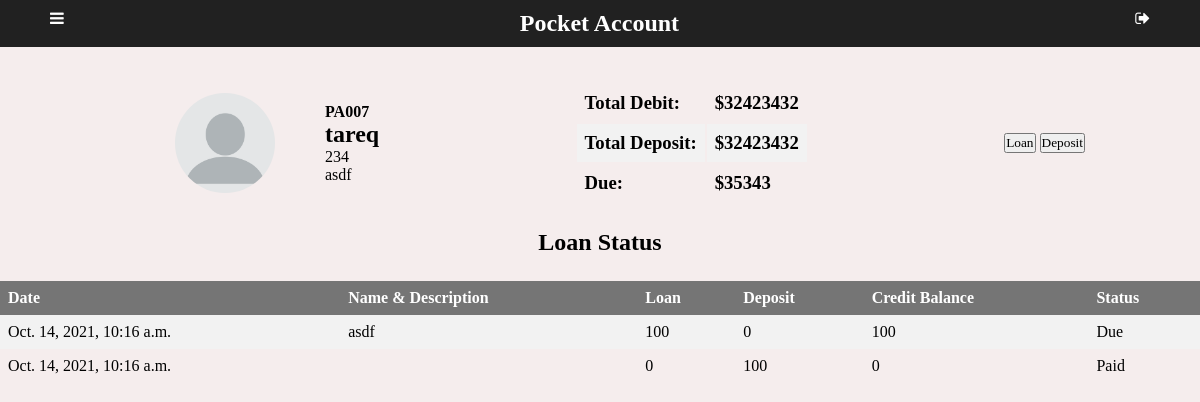
Page /debtorprofile/7 (signed in) on the earlier database version.
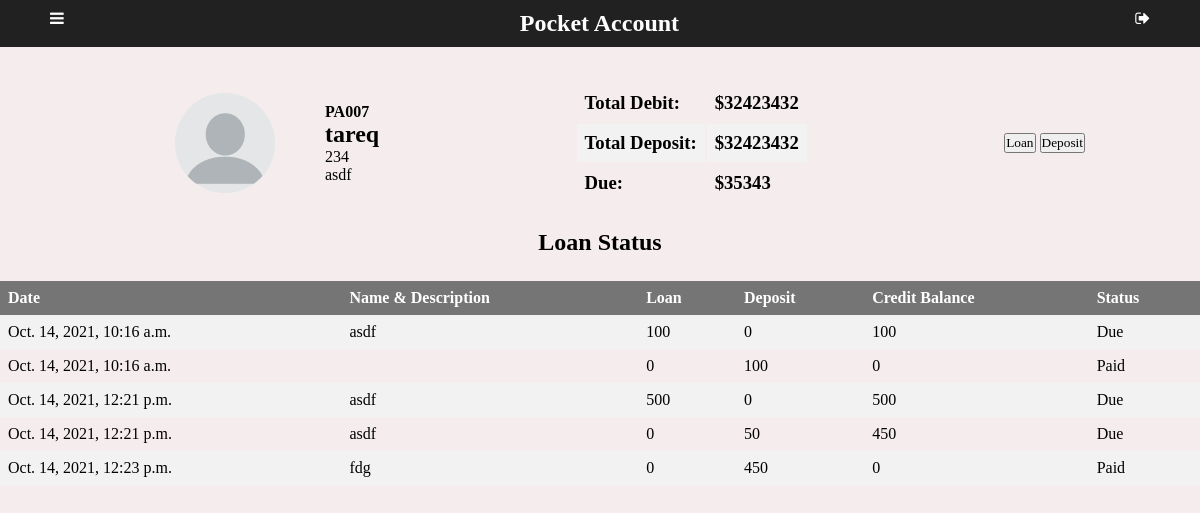
Same page on the later database version.
### app/models.py (models this page shows)
class Account(models.Model):
    debtor = models.ForeignKey(Debtor, on_delete=models.SET_NULL, blank=True, null=True)
    description = models.TextField(blank=True, null= True)
    loan = models.IntegerField(default=0, null=True, blank=True)
    deposit = models.IntegerField(default=0, null=True, blank=True)
    balance = models.IntegerField(default=0, null=True, blank=True)
    date = models.DateTimeField(auto_now_add=True)
    status = models.BooleanField(default=False, null=True, blank=False)

### app/views.py (the view)
# urls.py: path('debtorprofile/<int:id>', views.debtorprofile, name='debtorprofile'),
@login_required(login_url='login')
def debtorprofile(request, id):
    profile = Debtor.objects.get(id=id)
    account = Account.objects.filter(debtor=profile).order_by('date')
    return render(request, "app/debtorprofile.html",{
        "profile": profile,
        "accounts": account,
    })

### app/models.py (called while the page is built)
    def __str__(self):
        return "PA00" +str(self.id)

### app/templates/app/debtorprofile.html (shortened to what this page needs)
{% extends "app/layout.html" %}
{% block body %}
<main>
    <div class="profile">
        <div class="mainprofile">
            <img src="{% static 'app/img/avatar.png' %}" alt="Avatar" class="avatar" />
            <div class="userprofile">
                <h4>{{ profile }}</h4>
                <h2>{{ profile.debtorName }}</h2>
                <p>{{ profile.phone }}</p>
                <p>{{ profile.address }}</p>
            </div>
        </div>
        <div class="totaldebitdeposit">
            <table id="totalid">
                <tr>
                    <td><h3>Total Debit:</h3></td>
                    <td class="amount"><h3>$32423432</h3></td>
                </tr>
                <tr>
                    <td><h3>Total Deposit:</h3></td>
                    <td class="amount"><h3>$32423432</h3></td>
                </tr>
                <tr>
                    <td><h3>Due:</h3></td>
                    <td class="amount"><h3>$35343</h3></td>
                </tr>
            </table>
        </div>
        <div class="buttons">
            <button type="button" onclick="ModalFunc(loanbtn)" id="loanbtn">Loan</button>
            <button type="button" onclick="ModalFunc(depositbtn)" id="depositbtn">Deposit</button>
        </div>
    </div>
    <div class="tablecontainer" style="margin: 0 0">
        <h2>Loan Status</h2>
        <table>
            <tr>
                <th>Date</th>
                <th>Name & Description</th>
                <th>Loan</th>
                <th>Deposit</th>
                <th>Credit Balance</th>
                <th>Status</th>
            </tr>
            {% for account in accounts %}
              <tr>
                <td>{{ account.date }}</td>
                <td>{{ account.description }}</td>
                <td>{{ account.loan }}</td>
                <td>{{ account.deposit }}</td>
                <td>{{ account.balance }}</td>
                {% if account.status %}
                  <td>Paid</td>
                {% else %}
                <td>Due</td>
                {% endif %}
              </tr>
            {% endfor %}
        </table>
    </div>
</main>
{% endblock %}

Differences in the rows shown:
added Account: date "Oct. 14, 2021, 12:21 p.m.", description "asdf", loan "500", deposit "0", balance "500", status "Due"
added Account: date "Oct. 14, 2021, 12:21 p.m.", description "asdf", loan "0", deposit "50", balance "450", status "Due"
added Account: date "Oct. 14, 2021, 12:23 p.m.", description "fdg", loan "0", deposit "450", balance "0", status "Paid"
